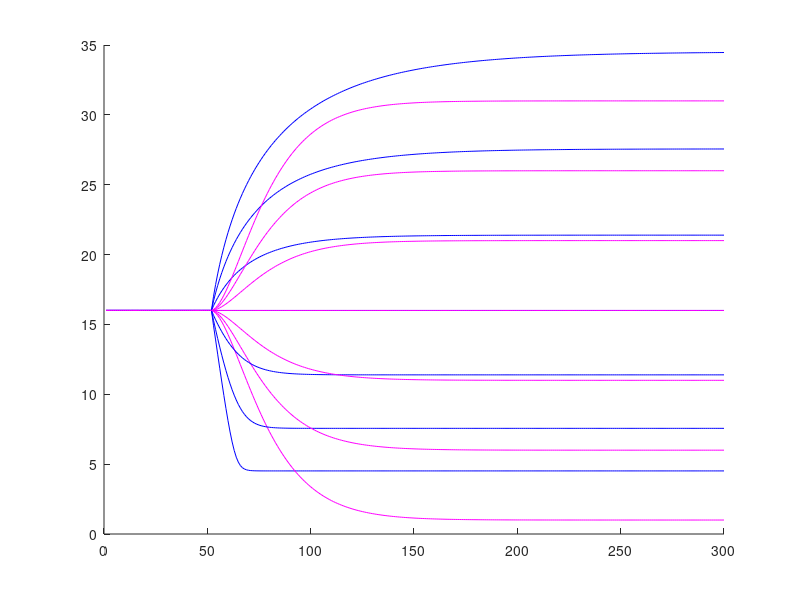
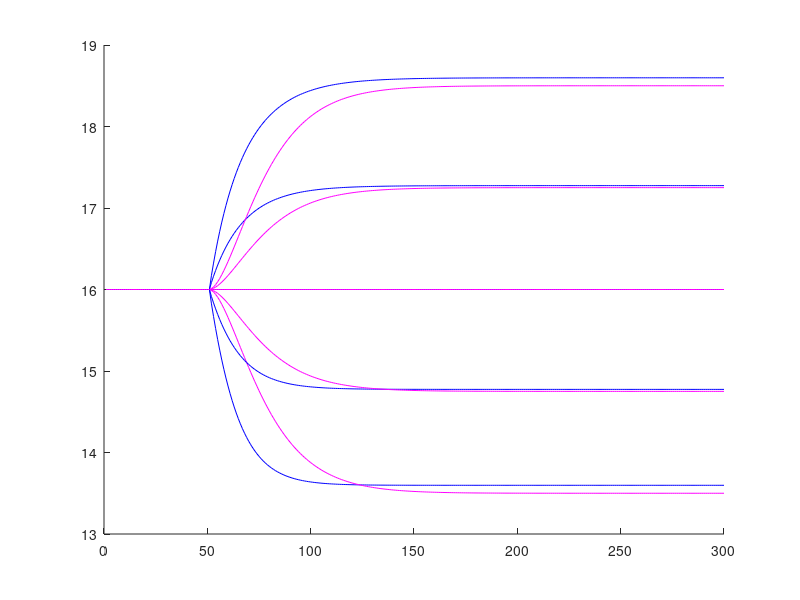

MATLAB code to generate these figures, in order:
clear variables
close all

n = 300;
C1 = 0.95;
C2 = 0.95;
a1 = 16;
a2 = 16;
tau = 50;

F10 = 54;
FD0 = 10;
h10 = 16;
h20 = 16;
V10 = C1*h10*h10;
V20 = C2*h20*h20;

figure
hold on
for i = 24:10:84
    F1in = i * ones(1,n);
    F1 = F10 * ones(1,n);
    FD = FD0 * ones(1,n);
    h1 = h10 * ones(2,n);
    h2 = h20 * ones(2,n);
    V1 = C1*h10*h10 * ones(2,n);
    V2 = C2*h20*h20 * ones(2,n);
    for t = tau+1 : n
        F1(t) = F1in(t-tau);
        V1(1,t) = V1(1,t-1) + F1(t-1)+ FD(t-1) - a1*h1(1,t-1)^0.5;
        V2(1,t) = V1(1,t-1) + a1*h1(1,t-1)^0.5 - a2*h2(1,t-1)^0.5;
        h1(1,t) = (V1(1,t)/C1)^0.5;
        h2(1,t) = (V2(1,t)/C2)^0.5;
        
        V1(2,t) = V1(2,t-1) + (F1(t-1) - F10) + (FD(t-1) - FD0) - a1/2*h10^-0.5 * (h1(2,t-1) - h10);
        V2(2,t) = V2(2,t-1) + a1/2*h10^-0.5 * (h1(2,t-1) - h10) - a1/2*h20^-0.5 * (h2(2,t-1) - h20);
        h1(2,t) = h10 + 1/2*(C1*V10)^-0.5 * (V1(2,t) - V10);
        h2(2,t) = h20 + 1/2*(C2*V20)^-0.5 * (V2(2,t) - V20);
    end
    plot(h2(1,:), 'b')
    plot(h2(2,:), 'm')
end

figure
hold on
for i = 5:2.5:15
    F1in = 54 * ones(1,n);
    F1 = F10 * ones(1,n);
    FD = FD0 * ones(1,n);
    FD(1,50:n) = i;
    h1 = h10 * ones(2,n);
    h2 = h20 * ones(2,n);
    V1 = C1*h10*h10 * ones(2,n);
    V2 = C2*h20*h20 * ones(2,n);
    for t = tau+1 : n
        F1(t) = F1in(t-tau);
        V1(1,t) = V1(1,t-1) + F1(t-1)+ FD(t-1) - a1*h1(1,t-1)^0.5;
        V2(1,t) = V1(1,t-1) + a1*h1(1,t-1)^0.5 - a2*h2(1,t-1)^0.5;
        h1(1,t) = (V1(1,t)/C1)^0.5;
        h2(1,t) = (V2(1,t)/C2)^0.5;
        
        V1(2,t) = V1(2,t-1) + (F1(t-1) - F10) + (FD(t-1) - FD0) - a1/2*h10^-0.5 * (h1(2,t-1) - h10);
        V2(2,t) = V2(2,t-1) + a1/2*h10^-0.5 * (h1(2,t-1) - h10) - a1/2*h20^-0.5 * (h2(2,t-1) - h20);
        h1(2,t) = h10 + 1/2*(C1*V10)^-0.5 * (V1(2,t) - V10);
        h2(2,t) = h20 + 1/2*(C2*V20)^-0.5 * (V2(2,t) - V20);
    end
    plot(h2(1,:), 'b')
    plot(h2(2,:), 'm')
end